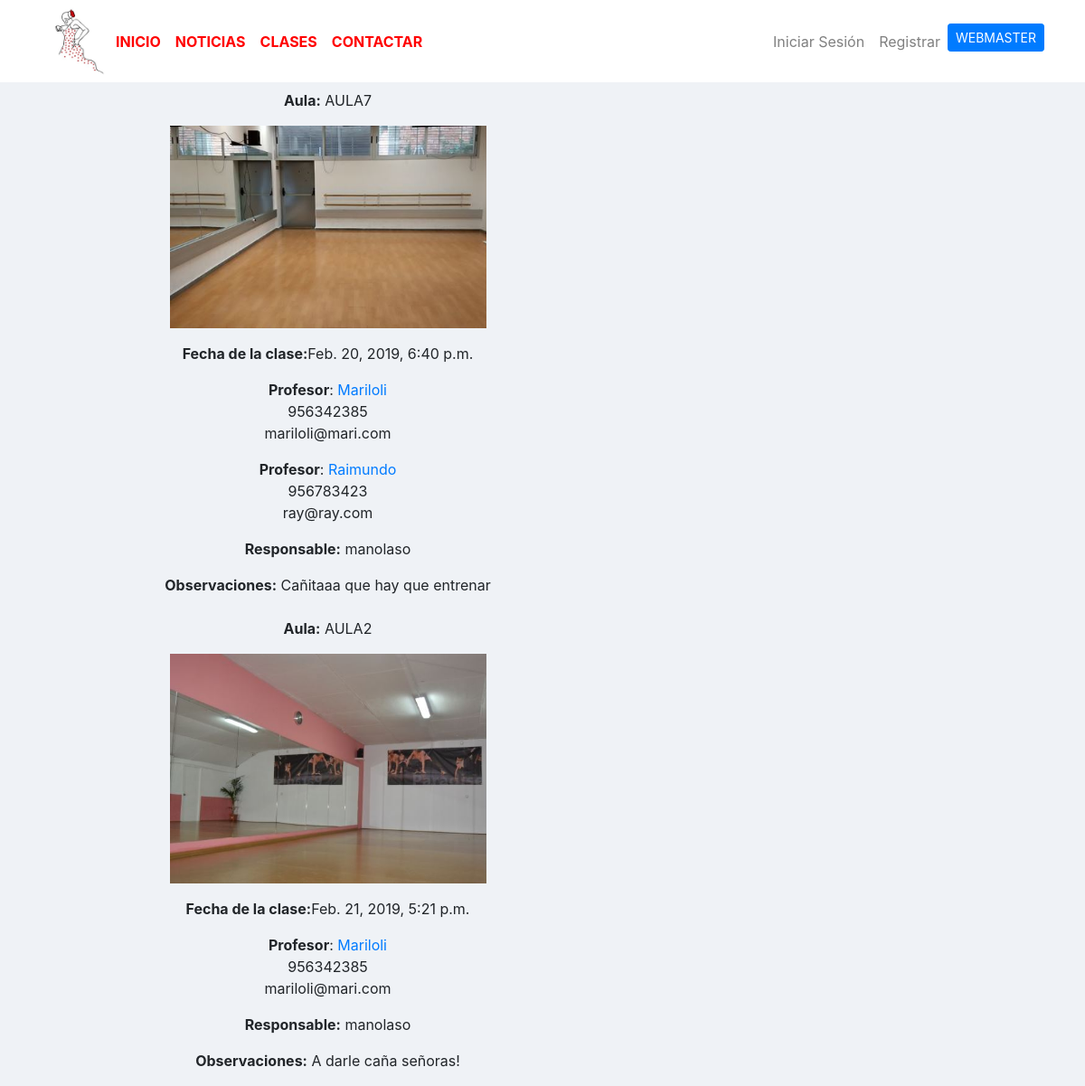
The app's page /clases/profesores/2/ with its own data.
### clases/models.py (models this page shows, shortened)
class Aulas(models.Model):
    nombre=models.CharField(max_length=30, verbose_name="Nombre del Aula")
    profesores=models.ManyToManyField(Profesores, verbose_name=("Profesores"), related_name="profesor")
    fecha=models.DateTimeField(verbose_name="Fecha de reserva", default=now)
    administrador=models.ForeignKey(User,verbose_name="Administrador",on_delete=models.CASCADE)
    observaciones=models.TextField(verbose_name="Observaciones")
    foto=models.ImageField(verbose_name="Foto", upload_to="clases", null=True, blank=True)
    created=models.DateTimeField(auto_now_add=True, verbose_name="Fecha de Creación")
    updated=models.DateTimeField(auto_now=True, verbose_name="Fecha de Edición")
    class Meta:
        verbose_name="Aula"
        verbose_name_plural="Aulas"
        ordering=['-created']

class Profesores(models.Model):
    nombre=models.CharField(max_length=200, verbose_name="Nombre")
    email=models.EmailField(max_length=100, blank=True, null=True, verbose_name="EMAIL")
    telefono=models.IntegerField(blank=True, null=True, verbose_name="Teléfono")
    created=models.DateTimeField(auto_now_add=True, verbose_name="Fecha de Creación")
    updated=models.DateTimeField(auto_now=True, verbose_name="Fecha de Edición")
    class Meta:
        verbose_name="Profesor"
        verbose_name_plural="Profesores"
        ordering=['-created']

### clases/views.py (the view)
# urls.py: path('profesores/<int:profesores_id>/', views.profesores, name="profesores")
def profesores(request, profesores_id):
    profesores=Profesores.objects.get(id=profesores_id)
    aulas=Aulas.objects.filter(profesores=profesores)
    return render (request, "clases/clases_profesores.html", {'profesores':profesores})

### clases/templates/clases/clases_profesores.html (shortened to what this page needs)
{% extends 'nucleo/base.html' %}
{% load static %}
{% block content %}
 {% for aula in profesores.profesor.all %}
<div class="container">
    <div class="row mt-2">
      <div class="col-md-7 cta-innerv text-center rounded">
        <div class="">
          <p> <b>Aula:</b>  {{aula.nombre}} </p>
          <p><img src="{{aula.foto.url}}" style="width:350px;height:350"></p>
          <p><b>Fecha de la clase:</b>{{aula.fecha}} </p>
          {% for profesor in aula.profesores.all %}
          <p><b>Profesor</b>: <a href="{% url 'profesores' profesor.id %}"> {{profesor.nombre}} </a><br> {{profesor.telefono}} <br> {{profesor.email}} <br></p>
          {% endfor %}
           <p> <b>Responsable:</b>  {{aula.administrador}} </p>
           <p> <b>Observaciones:</b>  {{aula.observaciones}} </p>
         </div>
        </div>
    </div>
</div>
{% endfor %}
{% endblock %}

### nucleo/static/nucleo/css/main.css (style rules this page uses)
:root { --jumbotron-padding-y: 3rem; }

### records on screen
Aulas: nombre "AULA7", foto (picture), fecha "Feb. 20, 2019, 6:40 p.m.", administrador "manolaso", observaciones "Cañitaaa que hay que entrenar"
Profesores: nombre "Mariloli", telefono "956342385", email "mariloli@mari.com"
Profesores: nombre "Raimundo", telefono "956783423", email "ray@ray.com"
Aulas: nombre "AULA2", foto (picture), fecha "Feb. 21, 2019, 5:21 p.m.", administrador "manolaso", observaciones "A darle caña señoras!"
